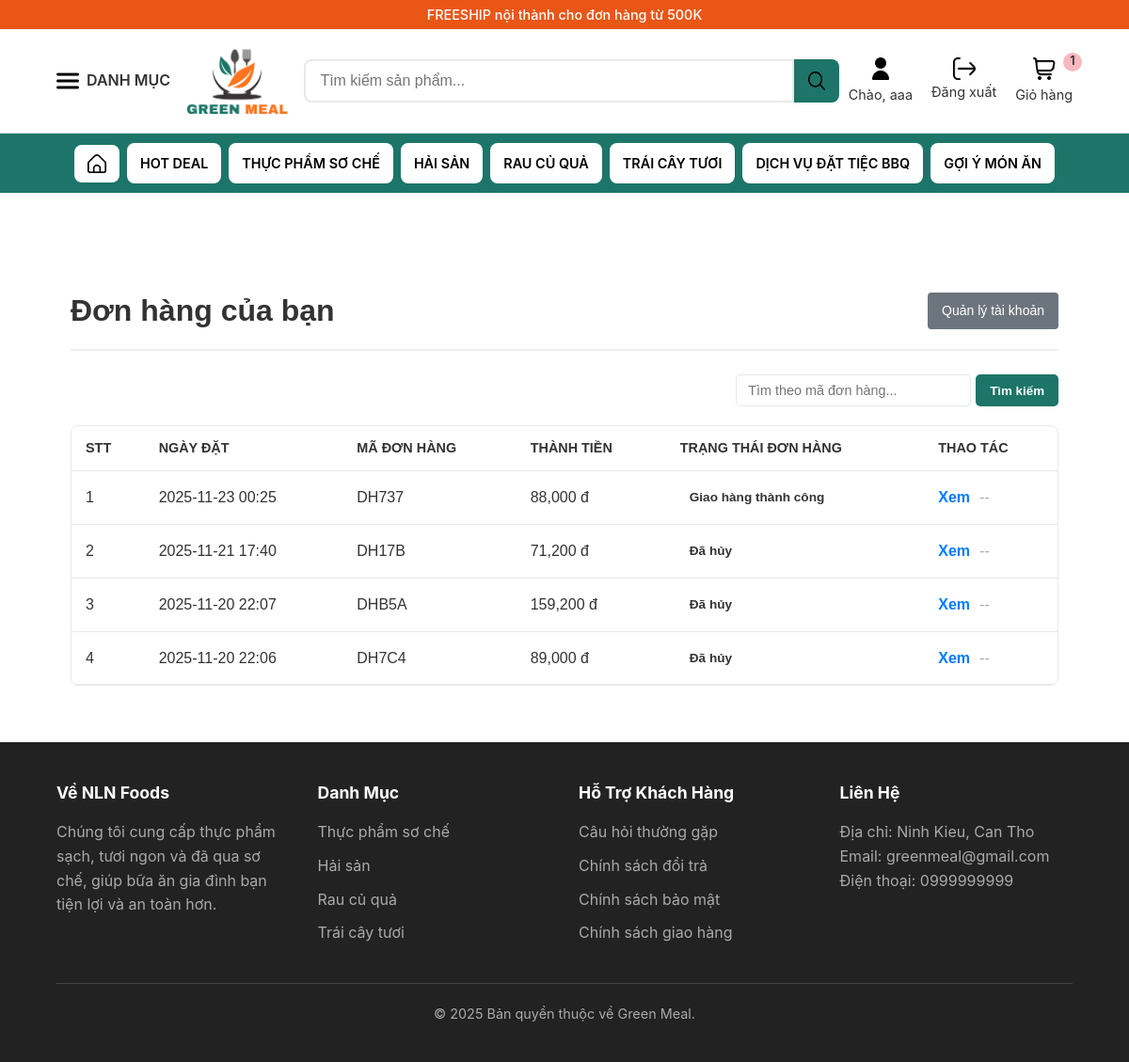
The app's page /public/account/index (signed in) with its own data.
### tables this page shows
CREATE TABLE `danh_muc` (
  `ID_DM` varchar(5) NOT NULL,
  `TEN_DM` varchar(200) NOT NULL
);

CREATE TABLE `don_hang_hien_tai` (
  `ID_DH` varchar(5) NOT NULL,
  `TRANG_THAI_DHHT` varchar(50) NOT NULL DEFAULT 'Chờ xử lý',
  `NGAY_GIO_CAP_NHAT` datetime NOT NULL
);

CREATE TABLE `don_hang` (
  `ID_DH` varchar(5) NOT NULL,
  `ID_PTTT` varchar(5) NOT NULL,
  `ID_TK` char(15) NOT NULL,
  `DIA_CHI_GIAO_DH` varchar(1000) NOT NULL,
  `NGAY_GIO_TAO_DON` datetime NOT NULL,
  `NGAY_DU_KIEN_GIAO` date NOT NULL,
  `TONG_GIA_TRI_DH` decimal(10,2) NOT NULL,
  `TIEN_GIAM_GIA` decimal(10,2) NOT NULL,
  `SO_TIEN_THANH_TOAN` decimal(10,2) NOT NULL,
  `TRANG_THAI_THANH_TOAN` varchar(50) NOT NULL,
  `NGAY_THANH_TOAN` datetime NOT NULL,
  `TRANG_THAI_BL` varchar(50) NOT NULL
);

### src/views/account/index.php (the view, shortened to what the rows shown need)
<?php
require_once __DIR__ . '/../partials/header.php';
?>
<div class="container account-page-container">
    <div class="account-header">
        <h2>Đơn hàng của bạn</h2>
    </div>
    <div class="data-table-wrapper">
        <table class="data-table">
            <thead>
                <tr>
                    <th>STT</th>
                    <th>Ngày đặt</th>
                    <th>Mã đơn hàng</th>
                    <th>Thành tiền</th>
                    <th>Trạng thái đơn hàng</th>
                    <th>Thao tác</th>
                </tr>
            </thead>
            <tbody>
                <?php if (empty($orders)): ?>
                    <tr>
                        <td colspan="6" style="text-align: center; padding: 20px;">
                            <?php if (!empty($searchKeyword)): ?>
                                Không tìm thấy đơn hàng nào khớp với "<?php echo htmlspecialchars($searchKeyword); ?>".
                            <?php else: ?>
                                Bạn chưa có đơn hàng nào.
                            <?php endif; ?>
                        </td>
                    </tr>
                <?php else: ?>
                    <?php foreach ($orders as $index => $order): ?>
                        <?php
                            $status = htmlspecialchars($order['TRANG_THAI_DHHT'] ?? 'Chờ xử lý');
                        ?>
                        <tr>
                            <td><?php echo $offset + $index + 1; ?></td>
                            <td><?php echo date('Y-m-d H:i', strtotime($order['NGAY_GIO_TAO_DON'])); ?></td>
                            <td><?php echo htmlspecialchars($order['ID_DH']); ?></td>
                            <td><?php echo number_format($order['SO_TIEN_THANH_TOAN']); ?> đ</td>
                            <td>
                                <span class="status-badge">
                                    <?php echo $status; ?>
                                </span>
                            </td>
                            <td>
                                <div style="display: flex; gap: 10px; align-items: center;">
                                    <a href="<?php echo BASE_PATH; ?>/account/orderDetail/<?php echo $order['ID_DH']; ?>" class="btn-view-order" style="text-decoration: none; color: #007bff; font-weight: bold;">
                                        Xem
                                    </a>
                                    <?php if ($status === 'Chờ xử lý'): ?>
                                        <form action="<?php echo BASE_PATH; ?>/account/cancel-order" method="POST" onsubmit="return confirm('Bạn có chắc muốn hủy đơn hàng này?');" style="margin: 0;">
                                            <input type="hidden" name="id_dh" value="<?php echo $order['ID_DH']; ?>">
                                            <button type="submit" class="btn-cancel-order" style="color: red; border: none; background: none; cursor: pointer; font-weight: bold;">Hủy</button>
                                        </form>
                                    <?php else: ?>
                                        <span style="color: #aaa;">--</span>
                                    <?php endif; ?>
                                </div>
                            </td>
                        </tr>
                    <?php endforeach; ?>
                <?php endif; ?>
            </tbody>
        </table>
    </div>
    </div>
<?php
require_once __DIR__ . '/../partials/footer.php';
?>

### src/views/partials/header.php (shortened to what the rows shown need)
<!DOCTYPE html>
<html lang="vi">
<head>
    <link rel="stylesheet" href="<?php echo BASE_PATH; ?>/css/style.css">
</head>
<body>
<nav class="sub-nav">
    <div class="container">
        <ul>
            <?php
            if (isset($categories) && !empty($categories)):
                foreach ($categories as $category):
            ?>
                <li>
                    <a href="<?php echo BASE_PATH; ?>/product/category/<?php echo $category['ID_DM']; ?>">
                        <?php echo htmlspecialchars($category['TEN_DM']); ?>
                    </a>
                </li>
            <?php
                endforeach;
            endif;
            ?>
        </ul>
    </div>
</nav>

### src/views/partials/footer.php (shortened to what the rows shown need)
</main> <footer class="main-footer">
    <div class="container">
        <div class="footer-grid">
            <div class="footer-column">
                <ul>
                    <?php
                    if (isset($categories) && !empty($categories)):
                        foreach ($categories as $category):
                    ?>
                        <li>
                            <a href="/NLN_NLCS/public/product/category/<?php echo $category['ID_DM']; ?>">
                                <?php echo htmlspecialchars($category['TEN_DM']); ?>
                            </a>
                        </li>
                    <?php
                        endforeach;
                    endif;
                    ?>
                </ul>
            </div>
        </div>
    </div>
</footer>
</body>
</html>

### records on screen
danh_muc: TEN_DM "THỰC PHẨM SƠ CHẾ", TEN_DM "Thực phẩm sơ chế"
danh_muc: TEN_DM "HẢI SẢN", TEN_DM "Hải sản"
danh_muc: TEN_DM "RAU CỦ QUẢ", TEN_DM "Rau củ quả"
danh_muc: TEN_DM "TRÁI CÂY TƯƠI", TEN_DM "Trái cây tươi"
don_hang_hien_tai: index "1", ID_DH.NGAY_GIO_TAO_DON "2025-11-23 00:25", ID_DH.ID_DH "DH737", ID_DH.SO_TIEN_THANH_TOAN "88,000", TRANG_THAI_DHHT "Giao hàng thành công"
don_hang_hien_tai: index "2", ID_DH.NGAY_GIO_TAO_DON "2025-11-21 17:40", ID_DH.ID_DH "DH17B", ID_DH.SO_TIEN_THANH_TOAN "71,200", TRANG_THAI_DHHT "Đã hủy"
don_hang_hien_tai: index "3", ID_DH.NGAY_GIO_TAO_DON "2025-11-20 22:07", ID_DH.ID_DH "DHB5A", ID_DH.SO_TIEN_THANH_TOAN "159,200", TRANG_THAI_DHHT "Đã hủy"
don_hang_hien_tai: index "4", ID_DH.NGAY_GIO_TAO_DON "2025-11-20 22:06", ID_DH.ID_DH "DH7C4", ID_DH.SO_TIEN_THANH_TOAN "89,000", TRANG_THAI_DHHT "Đã hủy"

### other values on screen
$_SESSION['user_name'] "aaa"
$_SESSION['cart_count'] "1"
